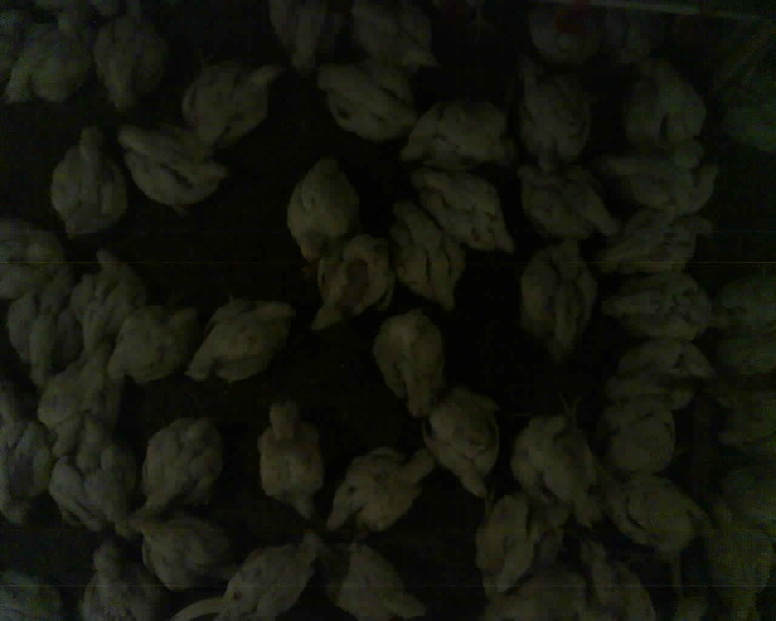
#> input picture Image_weighing/CropObj/chick/samplechick.jpg, 776 x 621 px, shrunk from 1280 x 1024 before the run, found by its file name
$ python test_det.py
#> lines starting #> are read from the running program, lines starting #| are printed output that depends on the picture; after the words box and inside, x2 and y2 are one past the last pixel; in counts of white or black regions, pixels touching at a corner belong together
import os
import cv2
import numpy as np
import matplotlib.pyplot as plt

img = cv2.imread("./CropObj/chick/samplechick.jpg")
#> img is the input picture: shape (621, 776, 3); mean B, G, R 12.5, 21.2, 19.8
img = cv2.cvtColor(img,cv2.COLOR_BGR2RGB)
backup= img.copy()
for i in range(len(img[:,0,0])):
    for j in range(len(img[0,:,0])):
        R =int(img[i,j,0])
        G =int(img[i,j,1])
        B =int(img[i,j,2])

        sum_col = R+G+B

        if (sum_col >180) & (R>200) & (G>200) & (B>200):
            img[i,j,0] = img[i-1,j-1,0]
            img[i,j,1] = img[i-1,j-1,1]
            img[i,j,2] = img[i-1,j-1,2]

plt.figure(figsize=(10,5))
plt.subplot(1, 2, 1), plt.imshow(img)
plt.subplot(1, 2, 2), plt.imshow(backup)
img = ((img*250.5).astype(np.uint8))
plt.imshow(img)

font = {'family': 'serif',
        'color':  'darkred',
        'weight': 'normal',
        'size': 25,
    	}

for i in os.listdir('./CropObj/chick'):
    image = cv2.imread("./CropObj/chick/"+ i)
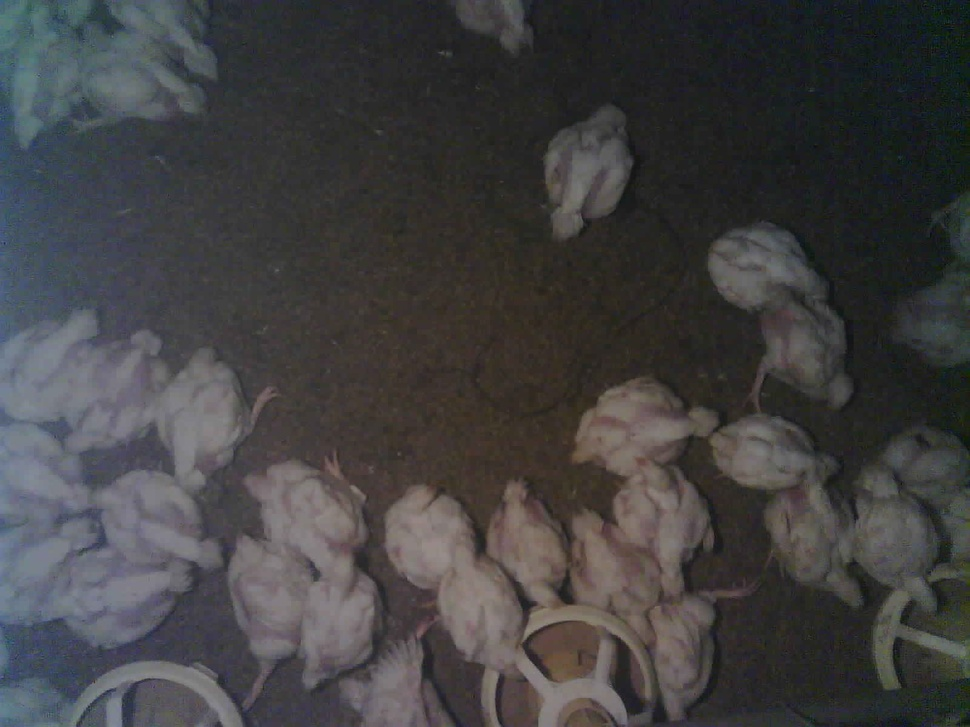
#> input picture Image_weighing/CropObj/chick/1 (2).jpg, 970 x 727 px, shrunk from 1600 x 1200 before the run, found by its file name
#> image is the input picture: shape (727, 970, 3); mean B, G, R 65.6, 64.8, 65.6

    image = cv2.cvtColor(image,cv2.COLOR_BGR2RGB)
    image = ((image*245.3).astype(np.uint8))
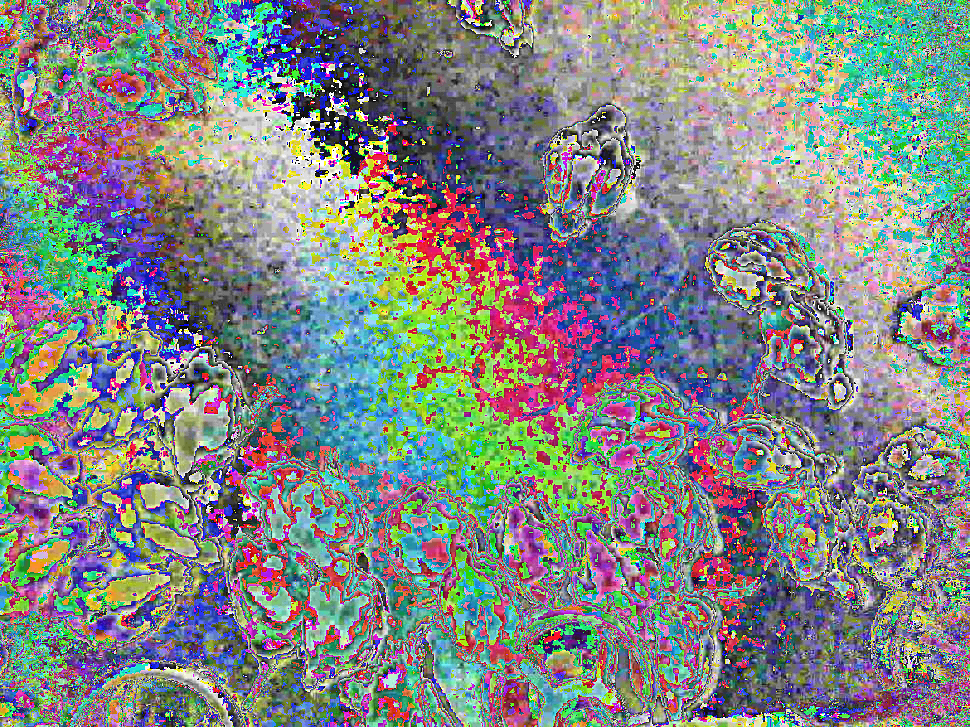
#> image: shape (727, 970, 3); mean R, G, B 129.1, 133.9, 132
    plt.imshow(image)
    # red color boundaries [B, G, R]
    lower = [np.mean(image[:,:,i] - np.std(image[:,:,i])/3 ) for i in range(3)]
#> lower = [104.7, 110.2, 108.6]
    upper = [250, 250, 250]

    # create NumPy arrays from the boundaries
    lower = np.array(lower, dtype="uint8")
#> lower = [104, 110, 108]
    upper = np.array(upper, dtype="uint8")

    # find the colors within the specified boundaries and apply
    mask = cv2.inRange(image, lower, upper)
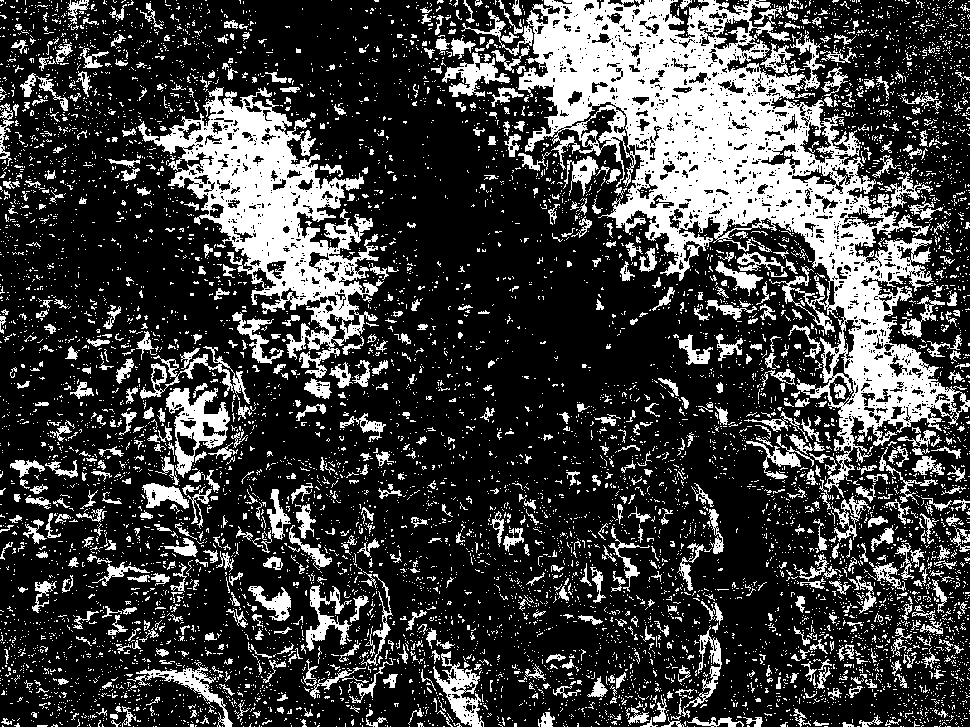
#> mask: shape (727, 970); 25.2% white; 8619 white regions (7844 under 20 px)
    output = cv2.bitwise_and(image, image, mask=mask)
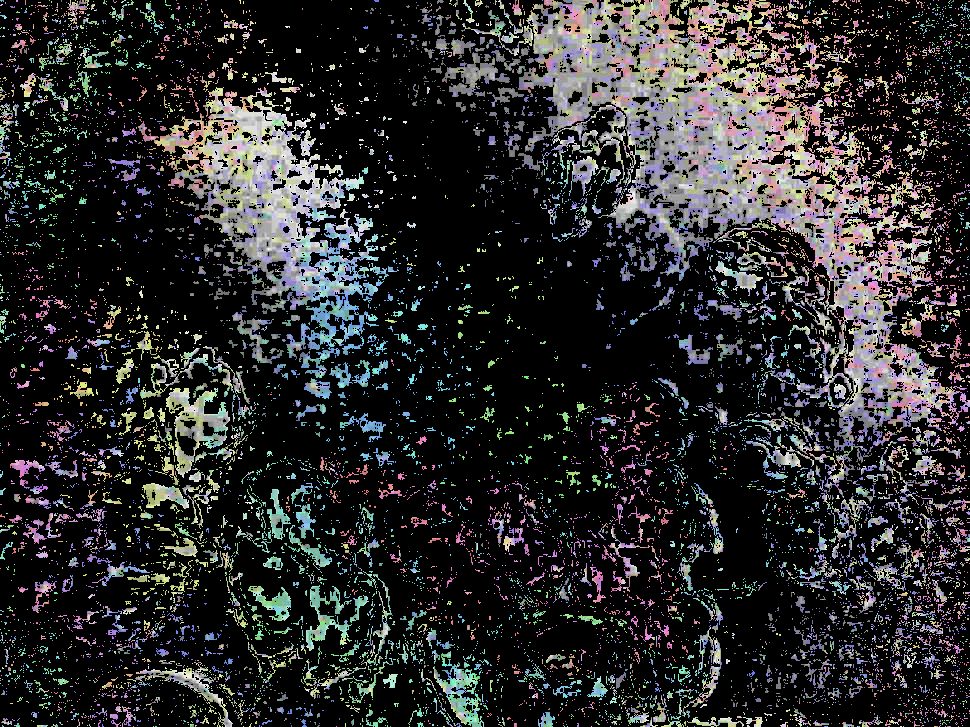
#> output: shape (727, 970, 3); mean R, G, B 44.1, 44, 44.5

    ret,thresh = cv2.threshold(mask, 40, 255, 0)

    contours, hierarchy = cv2.findContours(thresh, cv2.RETR_EXTERNAL, cv2.CHAIN_APPROX_NONE)
#> contours = 8541 contours, 8100 with area under 20; largest, box (x1, y1, x2, y2) and area: (518, 0, 970, 498) 74538, (138, 87, 384, 378) 25345, (166, 388, 230, 478) 2756, (433, 651, 484, 727) 1472, (140, 346, 250, 404) 1080


    if len(contours) != 0:
        # draw in blue the contours that were founded
        cv2.drawContours(output, contours, -1, 255, 3)

        # find the biggest countour (c) by the area
        c = max(contours, key = cv2.contourArea)
#> c = contour of 7609 points, box (x1, y1, x2, y2) (518, 0, 970, 498), area 74538
        x,y,w,h = cv2.boundingRect(c)
#> x = 518; y = 0; w = 452; h = 498

        # draw the biggest contour (c) in green
        cv2.rectangle(output,(x,y),(x+w,y+h),(0,255,0),5)
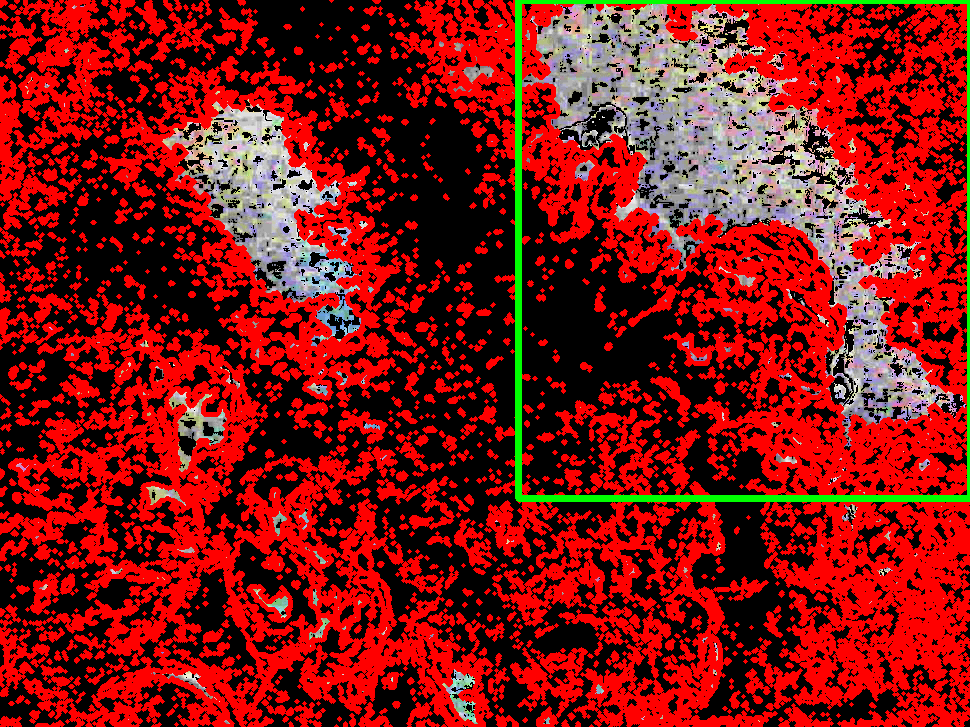
#> output: shape (727, 970, 3); mean R, G, B 130.8, 21.2, 17.7

    foreground1 = image[y:y+h,x:x+w]
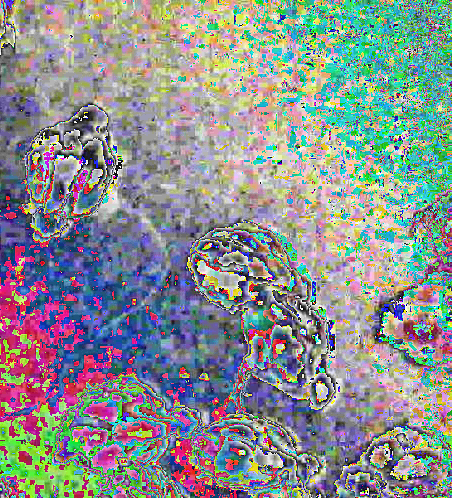
#> foreground1: shape (498, 452, 3); mean R, G, B 138.1, 143.5, 143.5
    foreground2 = output[y:y+h,x:x+w]
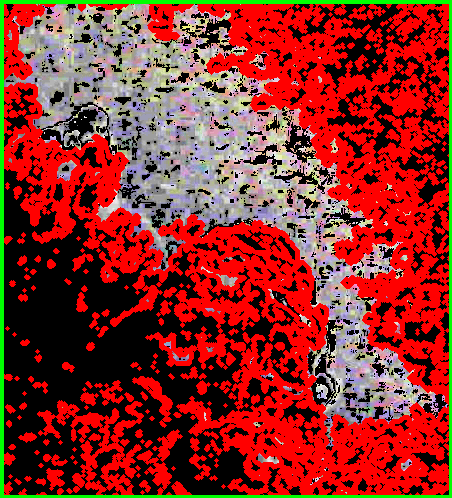
#> foreground2: shape (498, 452, 3); mean R, G, B 142.7, 45.6, 38.6
    plt.figure(figsize=(20,4))
    plt.subplot(1,4,1),plt.imshow(image),plt.title("Input",fontdict=font)
    plt.subplot(1,4,2),plt.imshow(output),plt.title("All Contours",fontdict=font)
    plt.subplot(1,4,3),plt.imshow(foreground1),plt.title("output1",fontdict=font)
    plt.subplot(1,4,4),plt.imshow(foreground2),plt.title("output2",fontdict=font)
    print(foreground1.shape)
#| (498, 452, 3)
    plt.show()
    print(foreground2.shape)
#| (498, 452, 3)
    plt.show()
